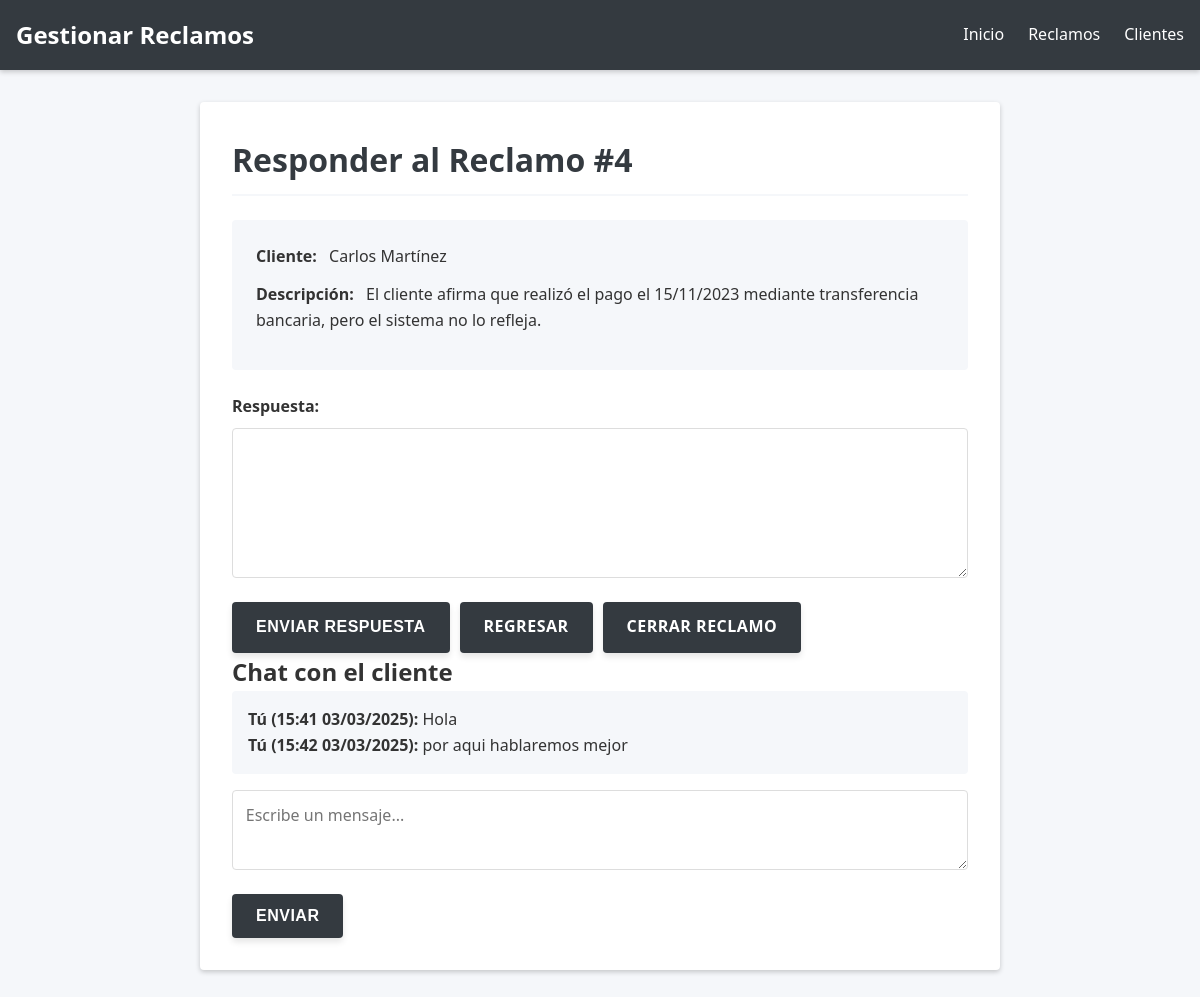
Page /gestor/inc/responder_reclamo.php?id=4 (signed in) on the earlier database version.
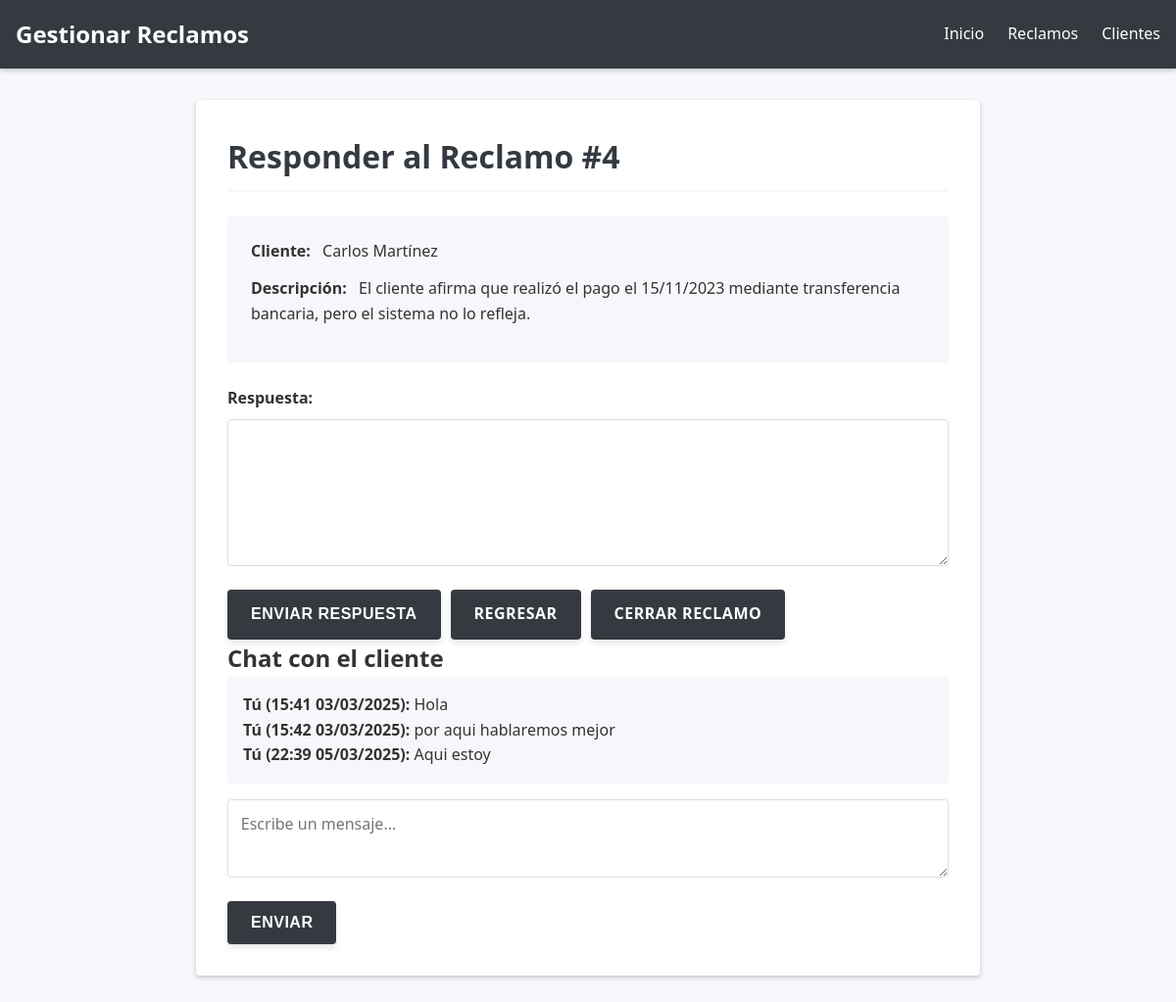
Same page on the later database version.
### tables this page shows
CREATE TABLE `reclamos` (
  `id` int NOT NULL,
  `cliente_id` int NOT NULL,
  `deuda_id` int DEFAULT NULL,
  `descripcion` text NOT NULL,
  `estado` enum('abierto','en_proceso','resuelto','cerrado') DEFAULT 'abierto',
  `created_at` timestamp NULL DEFAULT CURRENT_TIMESTAMP,
  `respuesta` text,
  `respondido_por` int DEFAULT NULL
);

CREATE TABLE `clientes` (
  `id` int NOT NULL,
  `usuario_id` int NOT NULL,
  `nombre` varchar(200) NOT NULL,
  `identificacion` varchar(20) DEFAULT NULL,
  `direccion` text,
  `telefono` varchar(20) DEFAULT NULL,
  `email` varchar(100) DEFAULT NULL,
  `created_at` timestamp NULL DEFAULT CURRENT_TIMESTAMP,
  `imagen` varchar(255) NOT NULL DEFAULT 'default.png'
);

CREATE TABLE `chats` (
  `id` int NOT NULL,
  `reclamo_id` int NOT NULL,
  `emisor_id` int NOT NULL,
  `contenido` text NOT NULL,
  `fecha_hora` timestamp NULL DEFAULT CURRENT_TIMESTAMP,
  `tipo_emisor` enum('administrador','cliente') NOT NULL
);

### gestor/inc/responder_reclamo.php (the view, shortened to what this page needs)
<?php
require_once 'cnx.php';
$claim_id = isset($_GET['id']) ? intval($_GET['id']) : 0;
$stmt = $pdo->prepare("SELECT r.*, c.nombre AS cliente_nombre
                       FROM reclamos r
                       JOIN clientes c ON r.cliente_id = c.id
                       WHERE r.id = ?");
$stmt->execute([$claim_id]);
$claim = $stmt->fetch(PDO::FETCH_ASSOC);
?>
    <header class="header">
        <nav class="nav">
            <div class="nav-brand">Gestionar Reclamos</div>
            <ul class="nav-links">
                <li><a href="../index.php">Inicio</a></li>
                <li><a href="../reclamos.php">Reclamos</a></li>
                <li><a href="../clientes.php">Clientes</a></li>
            </ul>
        </nav>
    </header>
    <div class="container">
    <h1 class="page-title">Responder al Reclamo #<?php echo $claim_id; ?></h1>
    <div class="row">
        <div class="col-md-6">
            <div class="claim-info">
                <p><span class="claim-label">Cliente:</span> <?php echo htmlspecialchars($claim['cliente_nombre']); ?></p>
                <p><span class="claim-label">Descripción:</span> <?php echo htmlspecialchars($claim['descripcion']); ?></p>
            </div>
            <form method="post">
                <div class="form-group">
                    <label for="respuesta">Respuesta:</label>
                    <textarea id="respuesta" name="respuesta" required></textarea>
                </div>
                <div class="button-group">
                    <button type="submit" class="btn">Enviar Respuesta</button>
                    <a href="../index.php" class="btn">Regresar</a>
                    <a href="cerrar_reclamo.php" class="btn" onclick="event.preventDefault(); if(confirm('¿Estás seguro de cerrar este reclamo?')) { document.getElementById('form-cerrar-reclamo').submit(); }">Cerrar Reclamo</a>
                </div>
                </form>
        </div>
        <div class="col-md-6">
            <h2>Chat con el cliente</h2>
            <div id="chat-historial" style="max-height: 300px; overflow-y: auto; background-color: #f5f7fa; padding: 1rem; border-radius: 4px;">
                <?php
                $chat_stmt = $pdo->prepare("SELECT c.*, u.nombre AS emisor_nombre
                                            FROM chats c
                                            JOIN usuarios u ON c.emisor_id = u.id
                                            WHERE c.reclamo_id = ?
                                            ORDER BY c.fecha_hora ASC");
                $chat_stmt->execute([$claim_id]);
                $messages = $chat_stmt->fetchAll(PDO::FETCH_ASSOC);
                foreach ($messages as $message) {
                    $emisor = $message['tipo_emisor'] === 'administrador' ? 'Tú' : htmlspecialchars($message['emisor_nombre']);
                    echo "<p><strong>$emisor (" . date('H:i d/m/Y', strtotime($message['fecha_hora'])) . "):</strong> " . htmlspecialchars($message['contenido']) . "</p>";
                }
                ?>
            </div>
            <form method="post" action="enviar_mensaje.php" style="margin-top: 1rem;">
                <div class="form-group">
                    <textarea name="mensaje" placeholder="Escribe un mensaje..." required style="min-height: 80px;"></textarea>
                </div>
                <button type="submit" class="btn">Enviar</button>
            </form>
        </div>
    </div>
</div>

### gestor/inc/responder_reclamo.php (style rules this page uses)
* { box-sizing: border-box; margin: 0; padding: 0; }
.header { background-color: var(--primary-color); color: var(--white); padding: 1rem; box-shadow: var(--box-shadow); }
.nav { display: flex; justify-content: space-between; align-items: center; max-width: 1200px; margin: 0 auto; }
.nav-brand { font-size: 1.5rem; font-weight: bold; }
.nav-links { display: flex; list-style: none; }
.nav-links li { margin-left: 1.5rem; }
.nav-links a { color: var(--white); text-decoration: none; font-weight: 500; }
.container { max-width: 800px; margin: 2rem auto; padding: 2rem; background-color: var(--white); border-radius: var(--border-radius); box-shadow: var(--box-shadow); }
.page-title { color: var(--primary-color); margin-bottom: 1.5rem; padding-bottom: 0.5rem; border-bottom: 2px solid var(--light-bg); }
.claim-info { background-color: var(--light-bg); padding: 1.5rem; border-radius: var(--border-radius); margin-bottom: 1.5rem; }
.claim-info p { margin-bottom: 0.8rem; }
.claim-label { font-weight: 600; margin-right: 0.5rem; }
.form-group { margin-bottom: 1.5rem; }
label { display: block; margin-bottom: 0.5rem; font-weight: 600; }
textarea { width: 100%; padding: 0.8rem; border: 1px solid #ddd; border-radius: var(--border-radius); font-family: inherit; font-size: 1rem; resize: vertical; min-height: 150px; }
.btn { background-color: #343a40; color: var(--white); border: none; padding: 0.8rem 1.5rem; font-size: 1rem; font-weight: 600; border-radius: var(--border-radius); cursor: pointer; transition: all 0.3s ease; box-shadow: 0 4px 6px rgba(0, 0, 0, 0.1); letter-spacing: 0.5px; text-transform: uppercase; text-decoration: none; }
.button-group { display: flex; gap: 10px; }

Differences in the rows shown:
added chats: tipo_emisor "Tú", fecha_hora "22:39 05/03/2025", contenido "Aqui estoy"
